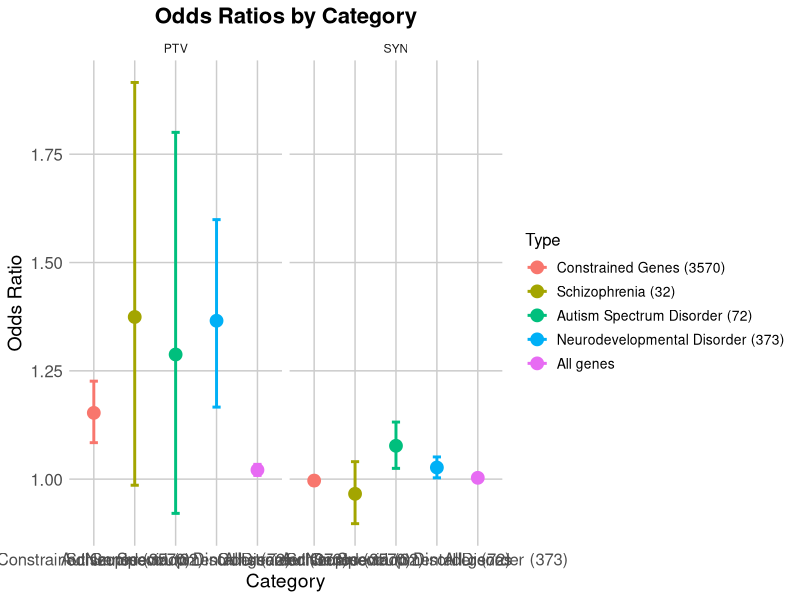

Write R code to recreate this figure. (Note: this script raises an error after producing the figure.)
library(ggplot2)
library(data.table)
library(tidyr)
library(dplyr)
library(RColorBrewer)

ptv <- fread("inputs/20240929_ptv-ac5_old-analysis_rate-ratio.tsv")
syn <- fread("inputs/20240929_syn-ac5_old-analysis_rate-ratio.tsv")


ptv$Category[ptv$Category == "All genes (18356)"] <- "All genes"
syn$Category[syn$Category == "All genes (19369)"] <- "All genes"

ptv$type <- "PTV"
syn$type <- "SYN"

df <- rbind(ptv, syn)
df$Category <- factor(df$Category, 
                      levels = c("Constrained Genes (3570)", "Schizophrenia (32)",
                                 "Autism Spectrum Disorder (72)", "Neurodevelopmental Disorder (373)",
                                 "All genes"))
df$type <- factor(df$type, levels = c("PTV", "SYN"))



odds_ratio_plot <- ggplot(df, aes(x = Category, y = OR, color = Category)) +
  geom_point(size = 4) +  # Points for estimates
  geom_errorbar(aes(ymin = CI_low, ymax = CI_high), width = 0.2, size = 1) +  # Error bars
  labs(
    title = "Odds Ratios by Category",
    x = "Category",
    y = "Odds Ratio",
    color = "Type"
  ) +
  theme_minimal() +
  theme(
    plot.title = element_text(size = 16, face = "bold", hjust = 0.5),
    axis.title = element_text(size = 14),
    axis.text = element_text(size = 12),
    legend.title = element_text(size = 12),
    legend.text = element_text(size = 10),
    panel.grid.major = element_line(color = "gray80"),
    panel.grid.minor = element_blank()  # Optional: remove minor grid lines for clarity
  ) +
  facet_wrap(~ type)  # Facet by type
odds_ratio_plot

ggsave("outputs/ancestry-pca-plots/20240929_ancestry-pca_legend-right.jpg", plot = pca_plot, width = 11, height = 8)
